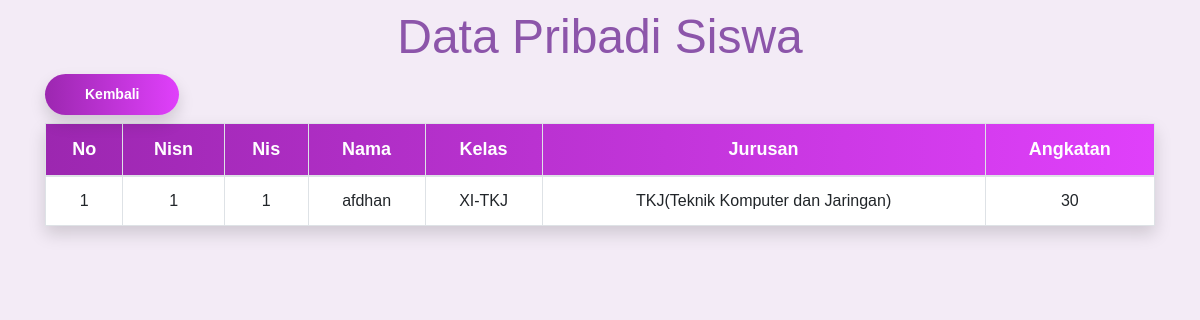
/data-siswa.php (signed in), run on the app's committed database.
### tables this page shows
CREATE TABLE `siswa` (
  `nisn` int(10) NOT NULL,
  `nis` char(100) NOT NULL,
  `nama` varchar(225) NOT NULL,
  `id_kelas` int(11) NOT NULL,
  `alamat` text NOT NULL,
  `password` varchar(225) NOT NULL
);

CREATE TABLE `kelas` (
  `id_kelas` int(11) NOT NULL,
  `nama_kelas` varchar(10) NOT NULL,
  `jurusan` varchar(255) NOT NULL,
  `angkatan` int(2) NOT NULL
);

### data-siswa.php (the view, shortened to what this page needs)
<!DOCTYPE html>
<html lang="en">
<head>
  <link rel="stylesheet" href="https://maxcdn.bootstrapcdn.com/bootstrap/4.4.1/css/bootstrap.min.css">
  <link rel="stylesheet" href="https://cdnjs.cloudflare.com/ajax/libs/font-awesome/4.7.0/css/font-awesome.min.css">
  <link rel="stylesheet" type="text/css" href="css/table-data.css">
</head>
<body>
	<h2 class="text-center mt-2">Data Pribadi Siswa </h2>
	<div class="container">
		<div class="clearfixs">
			<div class="float-left">
				<a href="dashboard_siswa.php" id="tambah" class="btn btn-primary shadow">Kembali</a>
			</div>
		</div>
		<div class="text-center mt-2">
			<table class="table table-bordered shadow" border="1">
				<thead id="thead">
					<tr>
					<th>No</th>
					<th>Nisn</th>
					<th>Nis</th>
                    <th>Nama</th>
					<th>Kelas</th>
					<th>Jurusan</th>
					<th>Angkatan</th>
					</tr>
				</thead>
				<tbody id="tbody">
				<?php
				include 'koneksi.php';
				$nisn = $_SESSION['nisn'];
				$query = "SELECT siswa.nisn, siswa.nis, siswa.nama, kelas.nama_kelas, kelas.jurusan, kelas.angkatan
						  FROM siswa
						  JOIN kelas ON kelas.id_kelas = siswa.id_kelas
						  WHERE siswa.nisn = '$nisn'";
				$result = mysqli_query($sambung, $query);
				if(mysqli_num_rows($result) > 0) {
					$row = mysqli_fetch_assoc($result);
					?>
					<tr>
						<td>1</td>
						<td><?= $row['nisn'] ?></td>
						<td><?= $row['nis'] ?></td>
						<td><?= $row['nama'] ?></td>
						<td><?= $row['nama_kelas'] ?></td>
						<td><?= $row['jurusan'] ?></td>
						<td><?= $row['angkatan'] ?></td>
					</tr>
					<?php
				}
			?>
				</tbody>
			</table>
		</div>
	</div>
</body>
</html>

### css/table-data.css (style rules this page uses)
body { background-color: #F3EBF6; font-family: 'Ubuntu', sans-serif; color: #8C55AA; }
h2 { font-size: 48px; }
.btn { cursor: pointer; border-radius: 5em; color: #fff; background: linear-gradient(to right, #9C27B0, #E040FB); border: 0; padding-left: 40px; padding-right: 40px; padding-bottom: 10px; padding-top: 10px; margin-bottom: 8px; font-family: 'Ubuntu', sans-serif; font-size: 14px; font-weight: 700; box-shadow: 0 0 20px 1px rgba(0, 0, 0, 0.04); }
#thead { text-decoration: none; font-family: 'Ubuntu', sans-serif; font-size: 18px; padding-left: 30px; padding-right: 30px; padding-top: 10px; padding-bottom: 10px; margin-top: 10px; font-weight: 700; background: linear-gradient(to right, #9C27B0, #E040FB); border: 0px; border-radius: 20px; color: #fff; }
#tbody { background-color: #fff; }

### data on the page
siswa: nisn "1", nis "1", nama "afdhan", id_kelas.nama_kelas "XI-TKJ", id_kelas.jurusan "TKJ(Teknik Komputer dan Jaringan)", id_kelas.angkatan "30"
